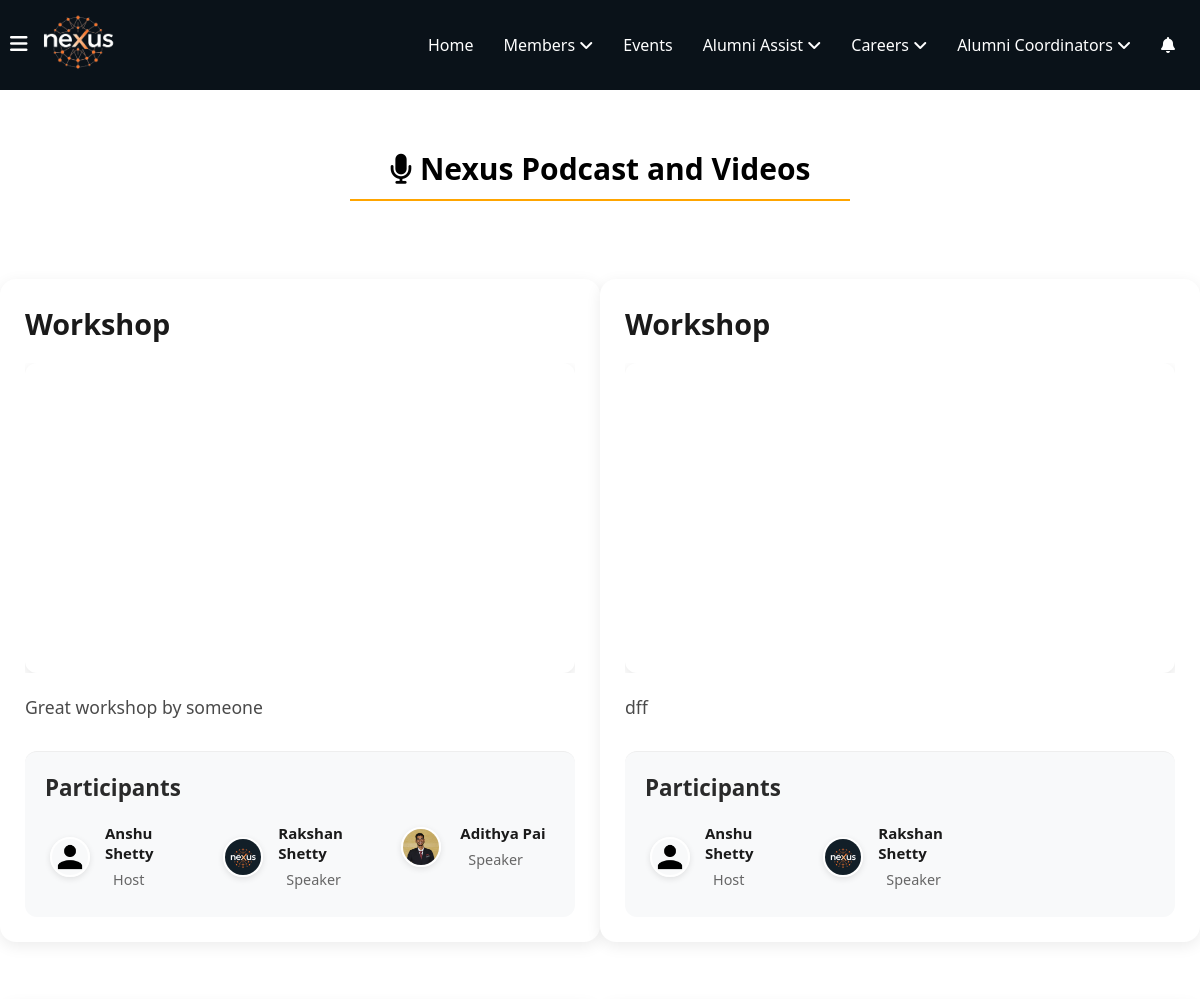
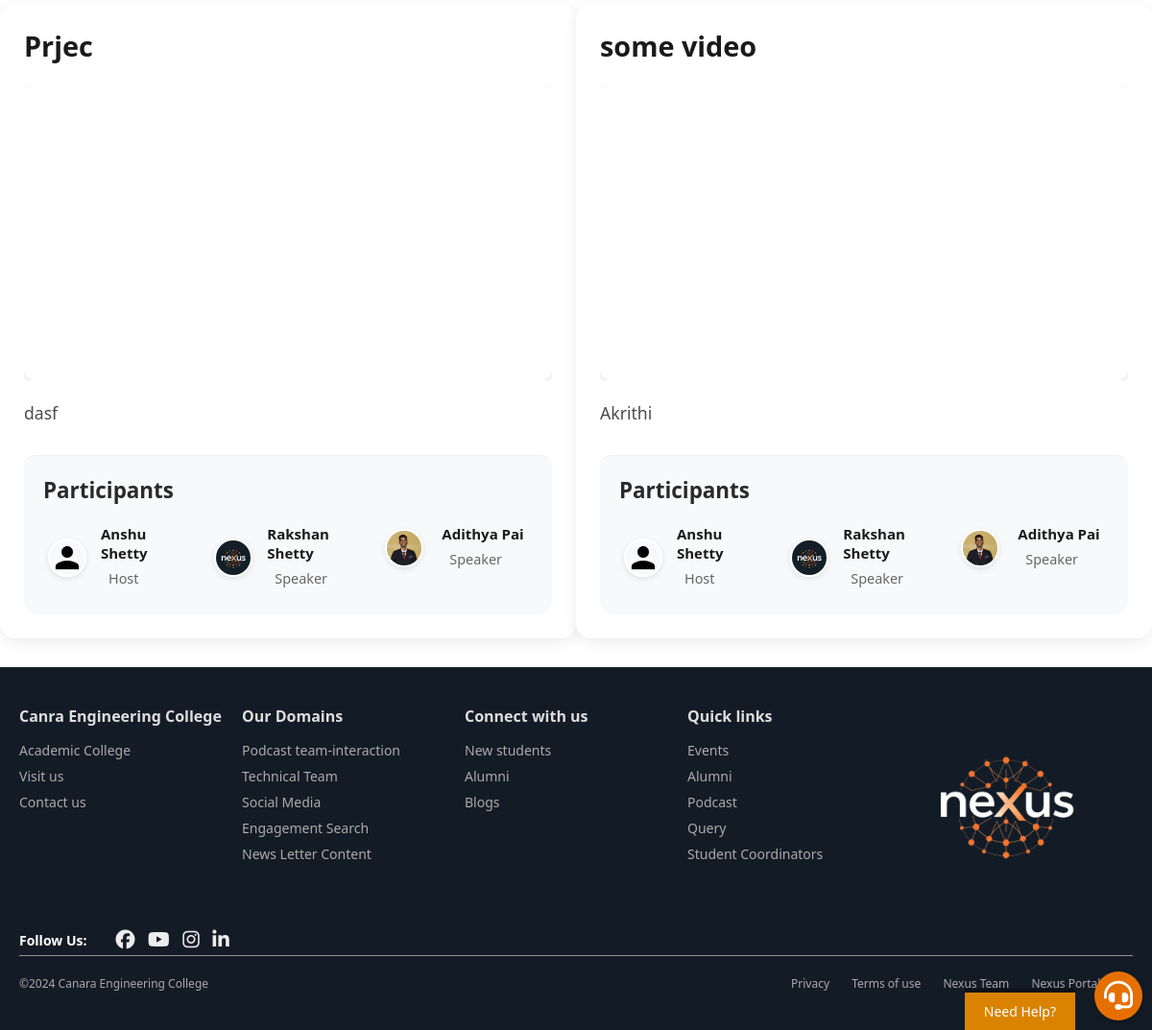
The app's page /podcast/videos/, older data (2 pictures, top to bottom).
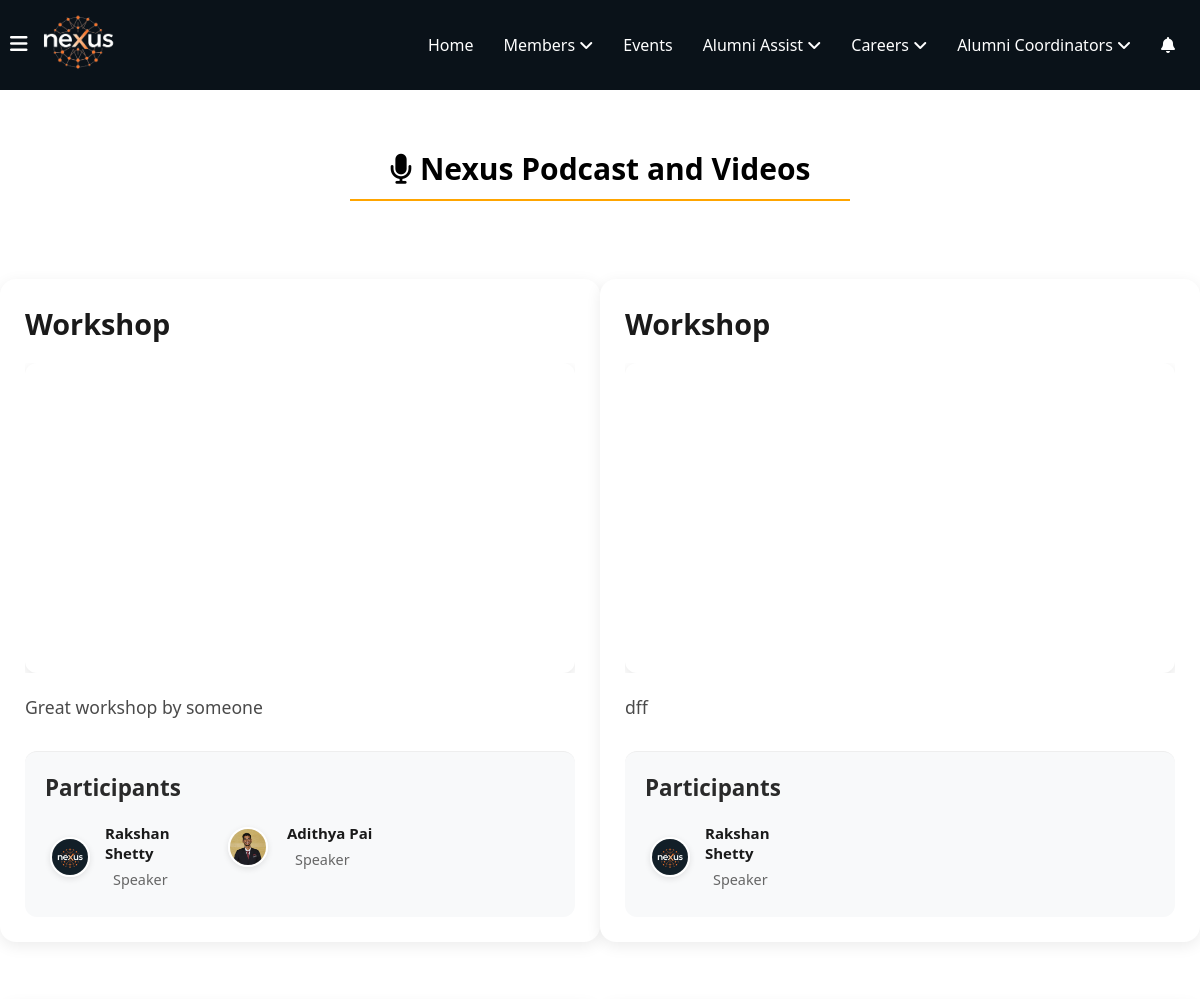
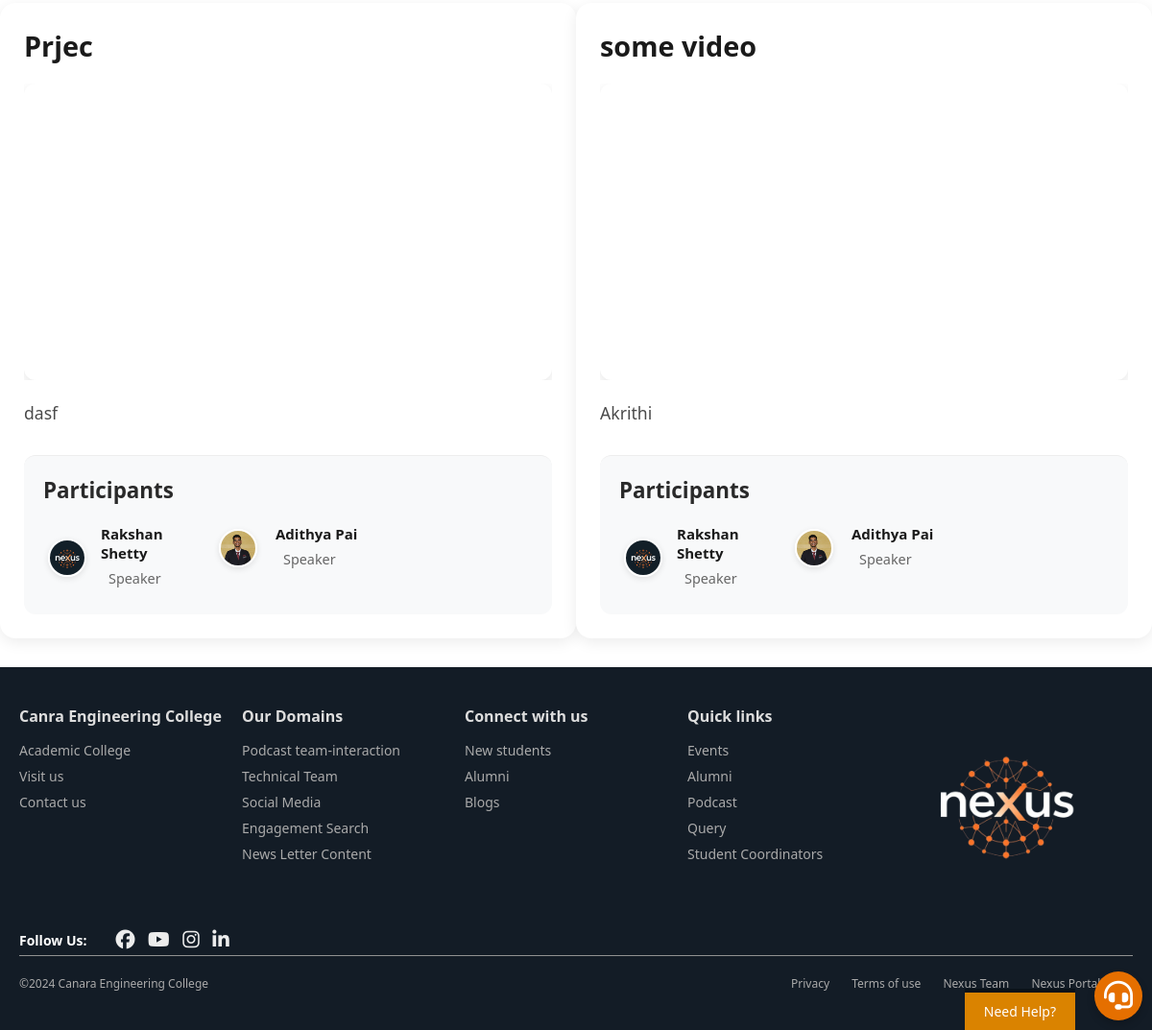
The same page, newer data (2 pictures, top to bottom).
### podcast/models.py (models this page shows, shortened)
class Podcast(models.Model):
    title = models.CharField(max_length=255)
    youtube_url = models.URLField(max_length=500)
    description = models.TextField(blank=True, null=True)
    uploaded_at = models.DateTimeField(auto_now_add=True)  # Automatically set to now when the object is created
    hosts = models.ManyToManyField(Student, related_name="hosted_podcasts", blank=True)
    speakers = models.ManyToManyField(Alumni, related_name="spoken_podcasts", blank=True)
    def embed_url(self):
        if 'youtu.be' in self.youtube_url:
            return self.youtube_url.replace('youtu.be/', 'youtube.com/embed/')
        elif 'watch?v=' in self.youtube_url:
            return self.youtube_url.replace('watch?v=', 'embed/')
        return self.youtube_url  # In case it's already in embed format

### alumni_details/models.py (models this page shows, shortened)
class Student(models.Model):
    student_id = models.AutoField(primary_key=True)
    user = models.OneToOneField(User, on_delete=models.CASCADE, related_name="student_profile")
    first_name = models.CharField(max_length=100)
    last_name = models.CharField(max_length=100)
    batch = models.CharField(max_length=10)
    email = models.EmailField(unique=True)
    usn = models.CharField(max_length=20, unique=True)

class Alumni(models.Model):
    alumni_id = models.AutoField(primary_key=True)
    user = models.OneToOneField(User, on_delete=models.CASCADE, related_name="alumni_profile")
    first_name = models.CharField(max_length=100, db_index=True)
    last_name = models.CharField(max_length=100, db_index=True)
    phone_number = models.CharField(max_length=15, blank=True, null=True)  # Allows optional phone number
    graduation_year = models.IntegerField(db_index=True)  # Added index for graduation year
    location = models.CharField(max_length=255, blank=True, null=True)  # Optional location
    job_location=models.CharField(max_length=255,blank=True,null=True,db_index=True)
    profile_picture = models.ImageField(upload_to='photos/', blank=True, null=True, default='photos/default.png', validators=[validate_image_size])  # Add validator here
    batch = models.CharField(max_length=10)
    usn = models.CharField(max_length=20, unique=True)
    linkedin_url = models.URLField(max_length=255, blank=True, null=True)  # Optional LinkedIn URL
    facebook_url = models.URLField(max_length=255, blank=True, null=True)  # Optional Facebook URL
    instagram_url = models.URLField(max_length=255, blank=True, null=True)  # Optional Instagram URL
    twitter_url = models.URLField(max_length=255, blank=True, null=True)  # Optional Twitter URL
    youtube_url = models.URLField(max_length=255, blank=True, null=True)  # Optional YouTube URL
    current_position = models.CharField(max_length=255, db_index=True, null=True)
    branch = models.CharField(max_length=100, db_index=True)  # Added index for branch
    company_name = models.CharField(max_length=255, db_index=True, null=True)  # Added index for company name
    bio = models.TextField(blank=True, null=True)  # Optional bio
    achievements = models.TextField(blank=True, null=True)  # Optional achievements
    dob = models.DateField()
    is_alumni = models.BooleanField(default=True)
    personal_email = models.EmailField(blank=True, null=True, unique=True)  # Add personal email field
    profile_views = models.IntegerField(default=generate_random_views)  # Random views between 1-10
    uuid = models.UUIDField(default=uuid.uuid4, editable=False, unique=True)
    class Meta:
        indexes = [
            models.Index(fields=['first_name']),
            models.Index(fields=['last_name']),
            models.Index(fields=['current_position']),
            models.Index(fields=['graduation_year']),  # Index for faster filtering by graduation year
            models.Index(fields=['branch']),  # Index for faster filtering by branch
            models.Index(fields=['company_name']),  # Index for faster filtering by company name
            models.Index(fields=['job_location'])
        ]

### podcast/views.py (the view)
# urls.py: path('podcast/',include("podcast.urls")),
def podcast(request):
    podcasts = Podcast.objects.all()
    context = {
        'podcasts': podcasts,
        'debug': settings.DEBUG  # This will show debug info only in development
    }
    return render(request, 'podcast/video.html', context)

### podcast/templates/podcast/video.html (shortened to what this page needs)
{% extends 'home/layout.html' %}
{% load static %}
{% block content %}
<div class="container">
    <div class="podcast-heading">
        <h2><i class="fa-solid fa-microphone"></i> Nexus Podcast and Videos</h2>
    </div>
    <div class="video-lists">
        {% for podcast in podcasts %}
            <div class="video-container">
                <h2 class="video-title">{{ podcast.title }}</h2>
                <div class="video-wrapper">
                    <iframe
                        src="{{ podcast.embed_url }}"
                        title="{{ podcast.title }}"
                        frameborder="0"
                        allow="accelerometer; autoplay; clipboard-write; encrypted-media; gyroscope; picture-in-picture; web-share; fullscreen"
                        allowfullscreen
                        loading="lazy">
                    </iframe>
                </div>
                <p class="video-description">{{ podcast.description }}</p>
                <div class="participants-section">
                    <h3>Participants</h3>
                    <div class="participant-list">
                        {% for participant in podcast.hosts.all %}
                            <div class="participant-card">
                                {% if participant.profile_picture %}
                                    <img src="{{ participant.profile_picture.url }}" alt="{{ participant.first_name }} {{ participant.last_name }}" class="participant-image">
                                {% else %}
                                    <img src="{% static 'home/assets/default-profile.png' %}" alt="Default Profile" class="participant-image">
                                {% endif %}
                                <div class="participant-info">
                                    <span class="participant-name">{{ participant.first_name }} {{ participant.last_name }}</span>
                                    <span class="participant-role">Host</span>
                                </div>
                            </div>
                        {% endfor %}
                        {% for participant in podcast.speakers.all %}
                            <a href="{% url 'public_alumni_profile' participant.uuid %}" class="alumni-profile">
                                <div class="participant-card">
                                    {% if participant.profile_picture %}
                                        <img src="{{ participant.profile_picture.url }}" alt="{{ participant.first_name }} {{ participant.last_name }}" class="participant-image">
                                    {% else %}
                                        <img src="{% static 'images/default-profile.png' %}" alt="Default Profile" class="participant-image">
                                    {% endif %}
                                    <div class="participant-info">
                                        <span class="participant-name">{{ participant.first_name }} {{ participant.last_name }}</span>
                                        <span class="participant-role">Speaker</span>
                                    </div>
                                </div>
                            </a>
                        {% endfor %}
                    </div>
                </div>
            </div>
        {% empty %}
    </div>
        <div class="video-container">
            <p>No videos available.</p>
        </div>
    {% endfor %}
</div>
{% endblock %}

### home/templates/home/layout.html (shortened to what this page needs)
{% load static %}
<!DOCTYPE html>
<html lang="en">
<head>
    <link rel="stylesheet" href="{% static 'home/navbar.css' %}">
</head>
<body>
    <header>
        <nav>
            <div class="left">
                <div class="menu" id="menuBtn" onclick="toggleSidebar()">
                    <i class="fa-solid fa-bars"></i>
                </div>
                <div class="logo">
                    <img src="{% static 'home/assets/Nexus_logo-removebg-preview-1.png'%}" alt="nexus logo" class="nav-logo">
                </div>
            </div>
            <div class="nav-ele" id="navEle">
                <ul>
                    <li><a href="{% url 'home'%}">Home</a></li>
                    <li class="dropdown">
                        Members <i class="fa fa-angle-down"></i>
                    </li>
                    <li><a href="{% url 'event_list' %}">Events</a> </li>
                    <li class="dropdown">
                        Alumni Assist <i class="fa fa-angle-down"></i>
                    </li>
                    <li class="dropdown">
                        Careers <i class="fa fa-angle-down"></i>
                    </li>
                    <li class="dropdown">
                        Alumni Coordinators <i class="fa fa-angle-down"></i>
                    </li>
                    <li>
                        <a href="{% url 'notifications:notification_panel' %}">
                            <i class="fas fa-bell"></i>
                        </a>
                    </li>
                </ul>
            </div>
        </nav>
    </header>
    <div class="help-block">
        <div class="help-data">
            <a href="#" class="help-link">Need Help?</a>
        </div>
    </div>
     <div class="chatbot">
        <i class="fa-solid fa-headset"></i>
    </div>
        {% block content %}
        {% endblock %}
    <footer class="footer">
        <div class="container">
            <div class="footer-columns">
                <div class="column">
                    <h5>Canra Engineering College</h5>
                    <ul>
                        <li><a href="https://www.canaraengineering.in">Academic College</a></li>
                        <li><a href="https://www.canaraengineering.in">Visit us</a></li>
                        <li><a href="">Contact us</a></li>
                    </ul>
                </div>
                <div class="column">
                    <h5>Our Domains</h5>
                    <ul>
                        <li><a href="#">Podcast team-interaction</a></li>
                        <li><a href="#">Technical Team</a></li>
                        <li><a href="{% url 'social_media' %}">Social Media</a></li>
                        <li><a href="#">Engagement Search</a></li>
                        <li><a href="#">News Letter Content</a></li>
                    </ul>
                </div>
                <div class="column">
                    <h5>Connect with us</h5>
                    <ul>
                        <li><a href="#">New students</a></li>
                        <li><a href="#">Alumni</a></li>
                        <li><a href="#">Blogs</a></li>
                    </ul>
                </div>
                <div class="column">
                    <h5>Quick links</h5>
                    <ul>
                        <li><a href="#">Events</a></li>
                        <li><a href="#">Alumni</a></li>
                        <li><a href="#">Podcast</a></li>
                        <li><a href="#">Query</a></li>
                        <li><a href="#">Student Coordinators</a></li>
                    </ul>
                </div>
                <div class="column foot-logo">
                    <img src="{% static 'home/assets/Nexus_logo-removebg-preview.png'%}" alt="Nexus Logo">
                </div>
            </div>
            <div class="footer-icons">
                <strong>Follow Us: </strong>
                <div class="social-icons">
                    <i class="fa-brands fa-facebook"></i>
                    <i class="fa-brands fa-youtube"></i>
                    <i class="fa-brands fa-instagram"></i>
                    <i class="fa-brands fa-linkedin-in"></i>
                </div>
            </div>
            <div class="footer-bottom">
                <p>&copy;2024 Canara Engineering College</p>
                <div class="footer-links">
                    <a href="#">Privacy</a>
                    <a href="#">Terms of use</a>
                    <a href="{% url 'nexusTeam' %}">Nexus Team</a>
                    <a href="{% url 'webTeam' %}">Nexus Portal Team</a>
                </div>
            </div>
        </div>
    </footer>
</body>
</html>

Row changes from the older to the newer data that the page shows:
removed Student: first_name "Anshu", last_name "Shetty"
